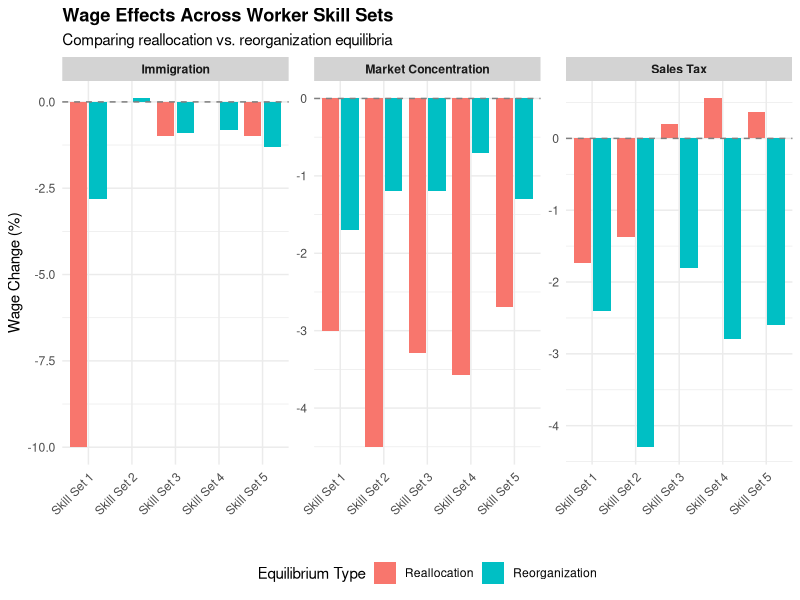
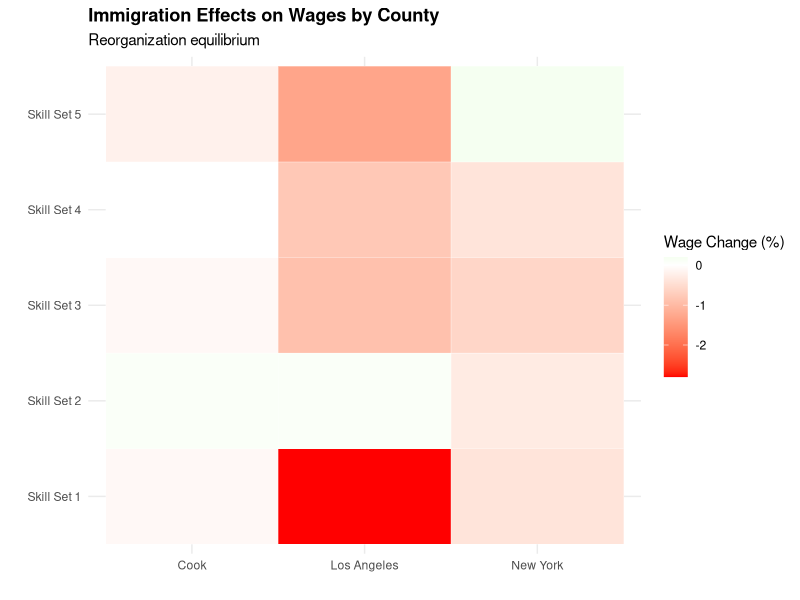

Generate these figures, in order, with R:
library(ggplot2)
library(reshape2)
library(dplyr)

# Create a directory for the plots if it doesn't exist
dir.create("plots", showWarnings = FALSE)

# Generate example data for wage effects by worker skill set across different counterfactuals
set.seed(456)

# Create data frame for wage effects
wage_data <- data.frame(
  skill_set = rep(paste("Skill Set", 1:5), 3),
  counterfactual = rep(c("Sales Tax", "Immigration", "Market Concentration"), each = 5),
  wage_change_realloc = c(
    # Sales Tax effects
    runif(5, -0.02, 0.01),
    # Immigration effects
    c(-0.10, 0.00, -0.01, 0.00, -0.01),
    # Market Concentration effects
    runif(5, -0.05, 0.01)
  ),
  wage_change_reorg = c(
    # Sales Tax effects
    c(-0.024, -0.043, -0.018, -0.028, -0.026),
    # Immigration effects
    c(-0.028, 0.001, -0.009, -0.008, -0.013),
    # Market Concentration effects
    c(-0.017, -0.012, -0.012, -0.007, -0.013)
  )
)

# Melt the data for plotting
melted_wage_data <- melt(wage_data, 
                         id.vars = c("skill_set", "counterfactual"), 
                         variable.name = "equilibrium_type",
                         value.name = "wage_change")

# Clean up the equilibrium type labels
melted_wage_data$equilibrium_type <- gsub("wage_change_", "", melted_wage_data$equilibrium_type)
melted_wage_data$equilibrium_type <- factor(melted_wage_data$equilibrium_type, 
                                           levels = c("realloc", "reorg"),
                                           labels = c("Reallocation", "Reorganization"))

# Create faceted bar plot
p <- ggplot(melted_wage_data, aes(x = skill_set, y = wage_change * 100, fill = equilibrium_type)) +
  geom_bar(stat = "identity", position = position_dodge(width = 0.9), width = 0.8) +
  geom_hline(yintercept = 0, linetype = "dashed", color = "gray50") +
  facet_wrap(~ counterfactual, scales = "free_y") +
  labs(
    title = "Wage Effects Across Worker Skill Sets",
    subtitle = "Comparing reallocation vs. reorganization equilibria",
    x = "",
    y = "Wage Change (%)",
    fill = "Equilibrium Type"
  ) +
  theme_minimal() +
  theme(
    plot.title = element_text(face = "bold"),
    axis.text.x = element_text(angle = 45, hjust = 1),
    legend.position = "bottom",
    strip.background = element_rect(fill = "lightgray", color = NA),
    strip.text = element_text(face = "bold")
  )

# Save the plot
ggsave("plots/wage_effects.png", p, width = 10, height = 8, dpi = 300)

# Create heatmap data for wage effects
county_data <- data.frame(
  skill_set = rep(paste("Skill Set", 1:5), 3),
  county = rep(c("Cook", "New York", "Los Angeles"), each = 5),
  reorg_wage_change = c(
    # Cook County
    c(-0.001, 0.001, -0.001, 0.000, -0.002),
    # New York County
    c(-0.004, -0.003, -0.006, -0.004, 0.002),
    # Los Angeles County
    c(-0.028, 0.001, -0.009, -0.008, -0.013)
  )
)

# Create a heatmap
h <- ggplot(county_data, aes(x = county, y = skill_set, fill = reorg_wage_change * 100)) +
  geom_tile(color = "white") +
  scale_fill_gradient2(low = "red", high = "green", mid = "white", midpoint = 0) +
  labs(
    title = "Immigration Effects on Wages by County",
    subtitle = "Reorganization equilibrium",
    x = "",
    y = "",
    fill = "Wage Change (%)"
  ) +
  theme_minimal() +
  theme(
    plot.title = element_text(face = "bold"),
    axis.text.x = element_text(angle = 0),
    legend.position = "right"
  )

# Save the heatmap
ggsave("plots/wage_effects_heatmap.png", h, width = 8, height = 6, dpi = 300)

cat("Wage effect plots have been generated in the 'plots' directory\n")
